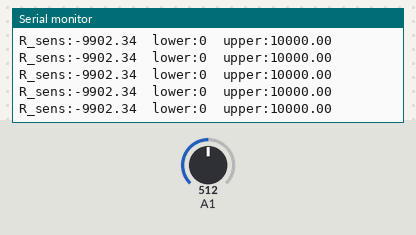
Bench run of a sketch on a simulated Arduino Uno, built with avr-gcc and run on an emulated ATmega328P. Shown: the last lines printed to the serial monitor. The inputs (shaded band) are chosen by the test bench; at power-on: A1 = 512.

Above: at 1.2 s.
1.3 s: A1 set to 0
At 1.4 s:
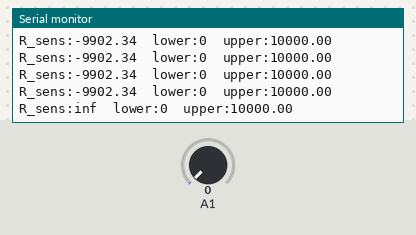
3.2 s: A1 set to 122
At 3.37 s:
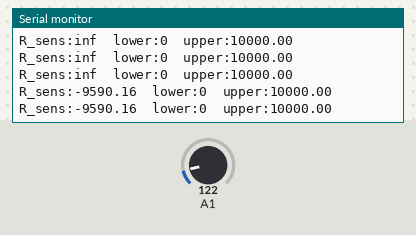

The sketch:

sing_for_Real_Time_Data_Logging_Using_Arduino_Serial_Plotter.ino
```cpp
float R_series = 10e3;  // Known value of resistor in series with 2-terminal sensor.

float V_1;

float I;
float V_sens;
float R_sens;

void setup()
{
    Serial.begin(9600);   // Open communication with a computer via USB or with another device via UART.
}
void loop()
{
    V_1 = analogRead(1);  // Measured voltage across series resistor.

    I = V_1 / R_series;   // Calculated current through both series resistor and 2-terminal sensor.
    V_sens = 5 - V_1;     // Calculated voltage across 2-terminal sensor.
    R_sens = V_sens / I;  // Calculated resistance of 2-terminal sensor.

    Serial.print("R_sens:");
    Serial.print(R_sens);
    Serial.print("\t");

    Serial.print("lower:");
    Serial.print(0);
    Serial.print("\t");

    Serial.print("upper:");
    Serial.print(10e3);
    Serial.print("\r\n");
}
```

Measured:
- after the input at 1.3 s, the serial monitor: prints a new line after 0.07 s (image 1)
- after the input at 3.2 s, the serial monitor: prints a new line after 0.10 s (image 2)
